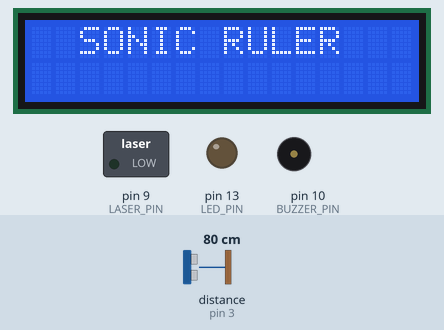
Simulated run of this sketch. Board: Arduino Mega 2560, built with avr-gcc and run on an emulated ATmega2560. Parts: 16×2 character LCD, switched loads named in the sketch (green lamp = pin HIGH), output pins drawn as LEDs (lit = HIGH), buzzer (waves = sounding, pin HIGH). Wiring (inferred from the names in the program): ultrasonic range finder: trigger pin 2; echo pin 3. Dashed ring = blinking. The test bench sets the inputs (shaded band); at power-on: distance to the obstacle (sensor on pin 3) 80 cm. The echo pulse lasts 58.3 µs per cm; pins used as bus, display or sensor lines are not drawn.

Above: at 2.1 s.
At 12.3 s:
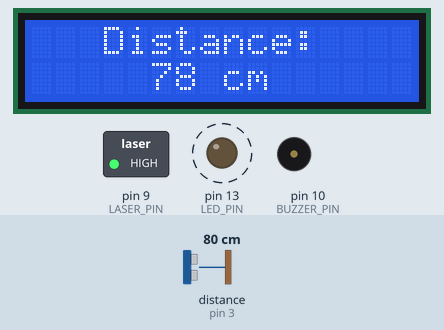
12.4 s: distance to the obstacle (sensor on pin 3) set to 2 cm
At 13.5 s:
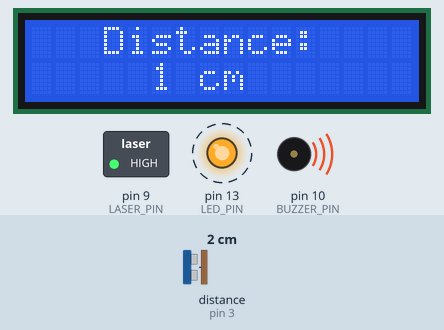
15.2 s: distance to the obstacle (sensor on pin 3) set to 4 cm
At 16.1 s:
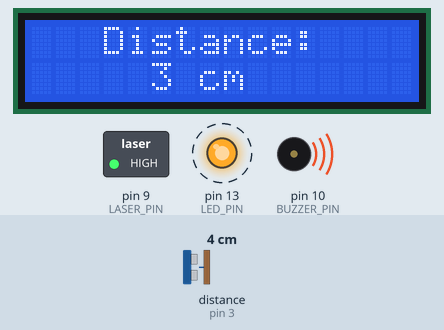
18.2 s: distance to the obstacle (sensor on pin 3) set to 9 cm
At 19.5 s:
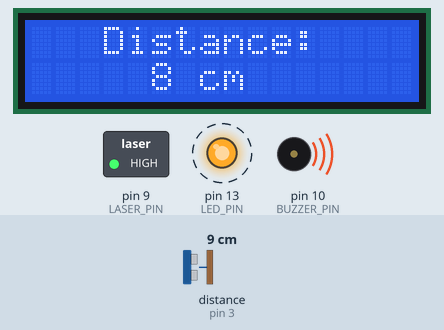
Timing chart, 0 to 27.2 s (numbered marks = the images above; inputs shaded):
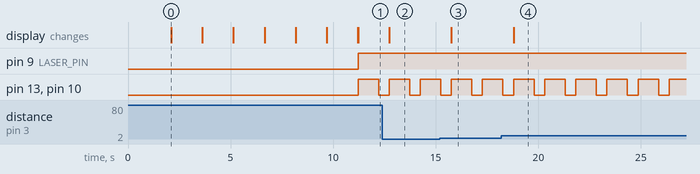

The sketch:

DigitalScale.ino
```cpp
//Including some custom libraries
#include <Wire.h>
#include <LiquidCrystal_I2C.h>

//Defining the pins
#define TRIG_PIN 2
#define ECHO_PIN 3
#define LASER_PIN 9
#define BUZZER_PIN 10
#define LED_PIN 13
#define UNUSED_GND_PIN 4

//Defining the LCD
LiquidCrystal_I2C lcd(0x27, 16, 2);

//Defining the array of strings with words to be displayed
const char* names[] = {"BY:", " ", "MRIDANKAN", "PRANATHI", "ADITYA", "DHANNU", "ARSHIYA", "SHIVANI"};
const int numNames = 8;

//The driver code
void setup() {
  //Setting the pinmodes
  pinMode(TRIG_PIN, OUTPUT);
  pinMode(ECHO_PIN, INPUT);
  pinMode(LASER_PIN, OUTPUT);
  pinMode(BUZZER_PIN, OUTPUT);
  pinMode(LED_PIN, OUTPUT);
  pinMode(UNUSED_GND_PIN, OUTPUT);
  digitalWrite(UNUSED_GND_PIN, LOW);

  //Setting up the LCD display
  lcd.begin(16, 2);
  lcd.backlight();
  lcd.setCursor(0, 0);
  lcd.print("EP INNOVATIVE");
  lcd.setCursor(0, 1);
  lcd.print("PROJECT");
  delay(2000);
  lcd.clear();
  lcd.setCursor(2, 0);
  lcd.print("SONIC RULER");
  delay(1500);
  lcd.clear();
  lcd.setCursor(0, 0);
  lcd.print("Measuring length");
  lcd.setCursor(0, 1);
  lcd.print("using sound");
  delay(1500);
  lcd.clear();

  //Displaying the names and the Project name
  for (int i = 0; i < numNames; i = i + 2) {
    lcd.setCursor(0, 0);
    lcd.print(names[i]);
    lcd.setCursor(0, 1);
    lcd.print(names[i + 1]);
    delay(1500);
    lcd.clear();
  }
}

//The loop function
void loop() {
  long duration, distanceCm;

  digitalWrite(TRIG_PIN, LOW);
  delayMicroseconds(2);
  digitalWrite(TRIG_PIN, HIGH);
  delayMicroseconds(10);
  digitalWrite(TRIG_PIN, LOW);

  //Calculating the distance through time duration ercho detection
  duration = pulseIn(ECHO_PIN, HIGH);
  distanceCm = duration * 0.034 / 2;

  lcd.setCursor(3, 0);
  lcd.print("Distance: ");
  lcd.setCursor(5, 1);
  lcd.print(distanceCm);
  lcd.print(" cm ");

  //Setting up the laser, buzzer and the on board Arduino UNO LED to produce output on detection
  if (distanceCm > 0 && distanceCm < 800) {
    digitalWrite(LASER_PIN, HIGH);
    digitalWrite(BUZZER_PIN, HIGH);
    digitalWrite(LED_PIN, HIGH);
    delay(1000);
    digitalWrite(BUZZER_PIN, LOW);
    digitalWrite(LED_PIN, LOW);
  } else {
    digitalWrite(LASER_PIN, LOW);
  }

  delay(500);
}
```

FireBird5Code.c
```cpp
#define F_CPU 14745600
#include <avr/io.h>
#include <avr/interrupt.h>
#include <util/delay.h>

//Configuring the 8-pin ports
void motion_pin_config (void){
	DDRA = DDRA | 0X0F;
	PORTA = PORTA & 0xF0;
	DDRL = DDRL | 0x18;
	PORTL = PORTL | 0x18;
}

//Initializing the ports
void init_ports(){
	motion_pin_config();
}

//Initializing the output pins
void timer5_init(){
	TCCR5A = 0xA9;
	TCCR5B = 0x00;
	TCNT5H = 0xFF;
	TCNT5L = 0x01;
	OCR5AH = 0x00;
	OCR5AL = 0xFF;
	OCR5BH = 0x00;
	OCR5BL = 0xFF;
	OCR5CH = 0x00;
	OCR5CL = 0xFF;
}

//Initialing the motor pins
void velocity (unsigned char left_motor, unsigned char right_motor){
	OCR5AL = (unsigned char)left_motor;
	OCR5BL = (unsigned char)right_motor;
}

//Setting up the motors
void motion_set(unsigned char Direction){
	unsigned char PortARestore = 0;

	Direction &= 0x0F;
	PortARestore = PORTA;
	PortARestore &= 0xF0;
	PortARestore |= Direction;
	PORTA = PortARestore;
}

void forward(void){
	motion_set(0x06);
}

void backward(void){
	motion_set(0x09);
}

void left(void){
	motion_set(0x05);
}

void right(void){
	motion_set(0x0A);
}

void stop(void){
	motion_set(0x00);
}

void init_devices(void){
	cli();
	init_ports();
	timer5_init();
	sei();
}

//The driver function
int main(void){

	init_devices();

	while(1){
		//Move Foward
		velocity(100,100);
		forward();
		_delay_ms(1000);


		stop();
		_delay_ms(500);

		//Move Backward
		velocity(255,255);
		backward();
		_delay_ms(1000);

		stop();
		_delay_ms(500);

		//Rotate Right
		velocity(150,20);
		forward();
		_delay_ms(1000);

		stop();
		_delay_ms(500);

		//Rotate Left
		velocity(20,150);
		forward();
		_delay_ms(1000);

		stop();
		_delay_ms(500);

	}
}
```

Measured:
- after the input at 12.4 s, the display: changes after 0.33 s (image 2)
- after the input at 15.2 s, the display: changes after 0.56 s (image 3)
- after the input at 18.2 s, the display: changes after 0.60 s (image 4)
- by itself, pin 13 (LED_PIN), pin 10 (BUZZER_PIN): alternates HIGH for 1.0 s and LOW for 0.52 s
- what the display in image 0 shows lasts 1.5 s, from 2.1 s to 3.6 s
